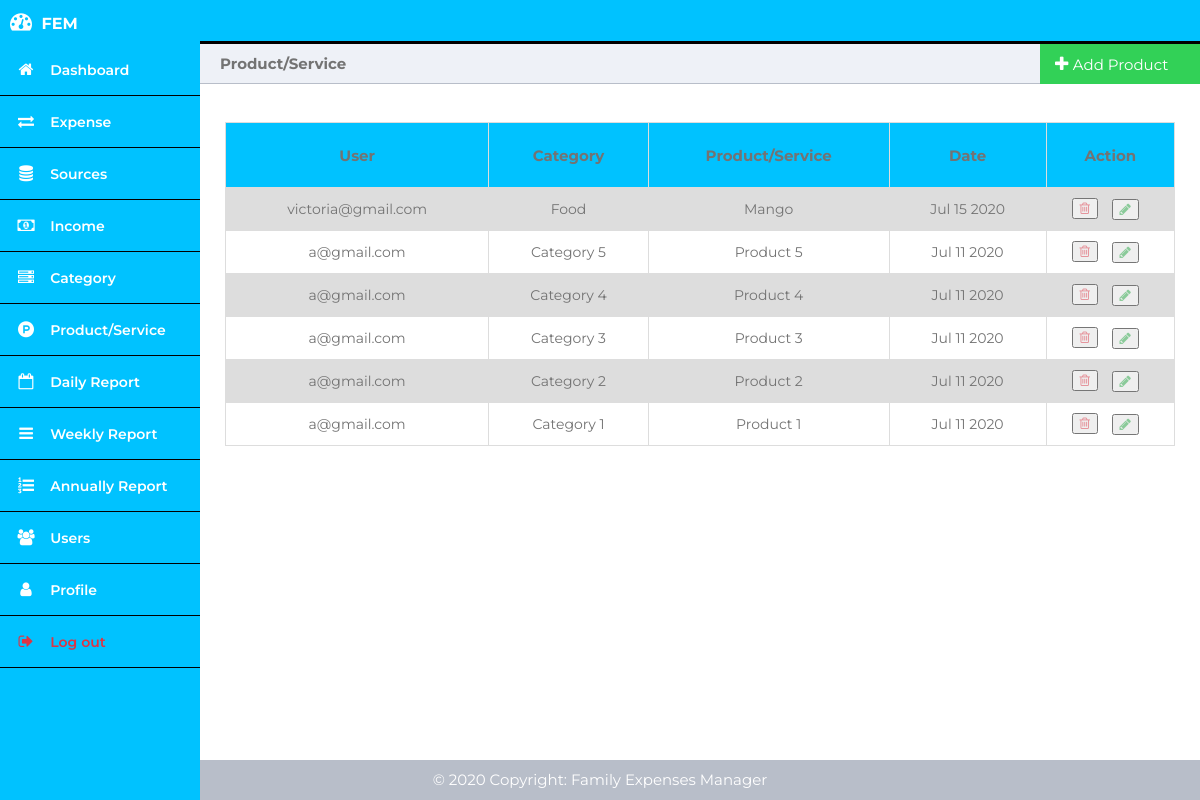
Page /admin/product-service.php (signed in) on the earlier database version.
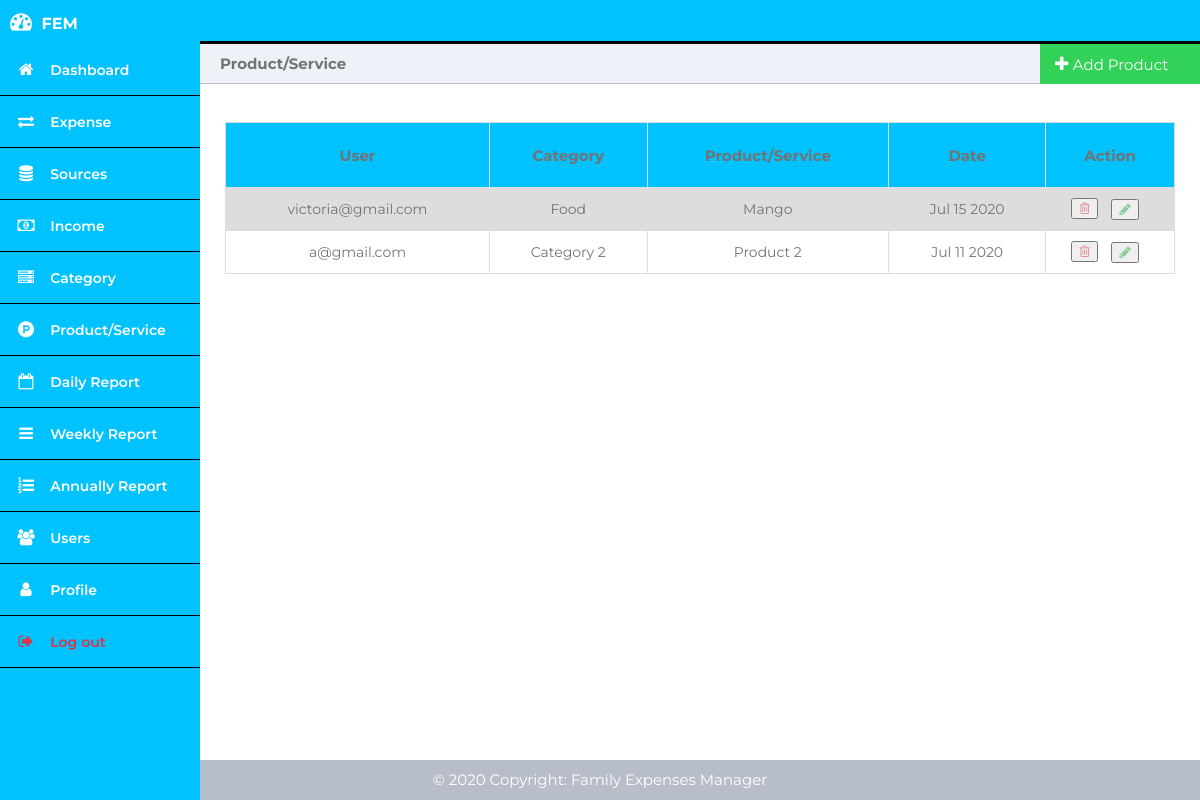
Same page on the later database version.
### tables this page shows
CREATE TABLE `ProductService` (
  `product_service_id` int(11) NOT NULL,
  `product_service_category_id` int(11) NOT NULL,
  `name` varchar(100) NOT NULL,
  `created_at` timestamp NOT NULL DEFAULT current_timestamp(),
  `user_id` int(11) NOT NULL
);

CREATE TABLE `User` (
  `user_id` int(11) NOT NULL,
  `first_name` varchar(50) NOT NULL,
  `last_name` varchar(50) NOT NULL,
  `user_email` varchar(100) NOT NULL,
  `family_number` int(3) NOT NULL DEFAULT 0,
  `is_admin` tinyint(1) NOT NULL DEFAULT 0,
  `user_password` varchar(200) NOT NULL,
  `created_at` date NOT NULL DEFAULT current_timestamp()
);

CREATE TABLE `ProductServiceCategory` (
  `category_id` int(11) NOT NULL,
  `user_id` int(11) NOT NULL,
  `name` varchar(100) NOT NULL,
  `created_at` timestamp NOT NULL DEFAULT current_timestamp()
);

### admin/product-service.php (the view, shortened to what this page needs)
<?php
	require_once('../config/db_connection.php');
?>
<!DOCTYPE html>
<html>
	<head>
		<link rel="stylesheet" href="../css/dashboard.css">
        <link rel="stylesheet" href="https://cdnjs.cloudflare.com/ajax/libs/font-awesome/4.7.0/css/font-awesome.min.css">
	</head>
	<body>
		<?php include('header.php'); ?>
		<div class="main-content">
			<div class="title-left" style="font-size: 15px; color: #737373;">
				Product/Service
			</div>
			<div class="title-right" id="myBtn">
				<div class="add">
					<i class="fa fa-plus"></i>
					<a style="font-size: 15px;">Add Product</a>
				</div>
			</div>
			<div>
				<?php include('../errors.php'); ?><br>
			</div>
			<div>
				<?php include('../success.php'); ?><br>
			</div>
			<table style="color: #737373; font-size: 14px;">
				<tr style="height: 65px; font-size: 15px;">
					<th style="color: #737373;">User</th>
					<th style="color: #737373;">Category</th>
					<th style="color: #737373;">Product/Service</th>
					<th style="color: #737373;">Date</th>
					<th style="color: #737373;">Action</th>
				</tr>
				<?php
                    $query   = "SELECT * FROM ProductService ORDER BY created_at DESC";
                    $results = mysqli_query($con, $query);
                    if (mysqli_num_rows($results) > 0) {
                        while($row = $results->fetch_assoc()) {
							$user_id = $row['user_id'];
							$query   = "SELECT * FROM User WHERE user_id = '$user_id'";
							$result2 = mysqli_query($con, $query);
							if (mysqli_num_rows($result2) == 1) {
								$user_data = $result2->fetch_assoc();
							}
							$category_id = $row['product_service_category_id'];
							$query   = "SELECT * FROM ProductServiceCategory WHERE category_id = '$category_id'";
							$result3 = mysqli_query($con, $query);
							if (mysqli_num_rows($result3) == 1) {
								$source_data = $result3->fetch_assoc();
							}
							?>
								<tr>
									<td><?php echo $user_data['user_email'] ?></td>
									<td><?php echo $source_data['name'] ?></td>
									<td><?php echo $row['name'] ?></td>
									<td><?php echo date('M d Y',strtotime($row['created_at'])) ?></td>
									<td>
										<form action="" method="POST" style="margin-left:-40px;">
											<button name="delete-expense">
												<i class="fa fa-trash-o icon-delete" id="delete" title="Delete"></i>
											</button>&nbsp;&nbsp;&nbsp;
										</form>
										<div style="margin-left:30px; margin-top:-20px">
											<button>
												<a href="expense-update.php?id1=<?php echo $_SESSION['user_id'] ?>&id2=<?php echo $row['expense_id'] ?>&id3=<?php echo $product_service_data['product_service_id'] ?>&price=<?php echo $row['price'] ?>">
													<i class="fa fa-pencil icon-edit" title="Edit"></i>
												</a>
											</button>
										</div>
									</td>
								</tr>
							<?php
						}
					}
				?>
			</table>
			<div class="table-bottom-space"></div>
		</div>
        <?php include_once("../footer.php"); ?>
	</body>
</html>

Differences in the rows shown:
removed productservice: user.user_email "a@gmail.com", product_service_category.name "Category 5", name "Product 5", created_at "Jul 11 2020"
removed productservice: user.user_email "a@gmail.com", product_service_category.name "Category 4", name "Product 4", created_at "Jul 11 2020"
removed productservice: user.user_email "a@gmail.com", product_service_category.name "Category 3", name "Product 3", created_at "Jul 11 2020"
removed productservice: user.user_email "a@gmail.com", product_service_category.name "Category 1", name "Product 1", created_at "Jul 11 2020"
